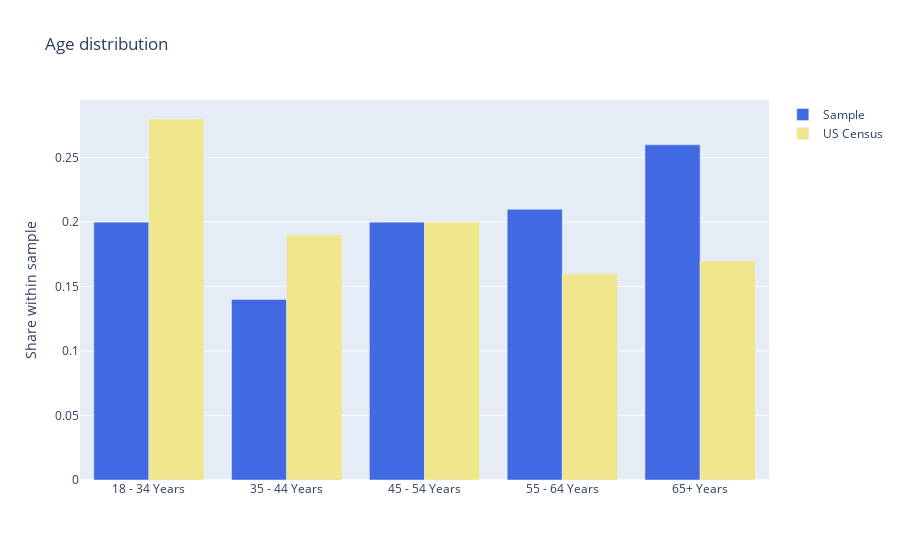

Source (notebook cell):
### Code cell
fig = go.Figure()
fig.add_trace(go.Bar(name="Sample", x=df_age.groups, y=df_age.counts, marker_color='rgb(65,105,225)'))
fig.add_trace(go.Bar(name="US Census", x=df_age.groups, y=df_age.counts_us, marker_color='rgb(240,230,140)'))

fig.update_layout(title='Age distribution',
                   yaxis_title='Share within sample')
fig.update_xaxes(categoryorder='category ascending')
fig.show()
fig.write_image("../images/age_bars.png", height=500, width=800)

### Figure 1 — Plotly figure (JSON) as saved in the notebook; plotly's stock layout.template omitted (floating-point values rounded to 4 significant figures)
{"data": [{"marker": {"color": "rgb(65,105,225)"}, "name": "Sample", "type": "bar", "x": ["65+ Years", "55 - 64 Years", "45 - 54 Years", "18 - 34 Years", "35 - 44 Years"], "y": [0.26, 0.21, 0.2, 0.2, 0.14]}, {"marker": {"color": "rgb(240,230,140)"}, "name": "US Census", "type": "bar", "x": ["65+ Years", "55 - 64 Years", "45 - 54 Years", "18 - 34 Years", "35 - 44 Years"], "y": [0.17, 0.16, 0.2, 0.28, 0.19]}], "layout": {"title": {"text": "Age distribution"}, "xaxis": {"categoryorder": "category ascending"}, "yaxis": {"title": {"text": "Share within sample"}}}}
